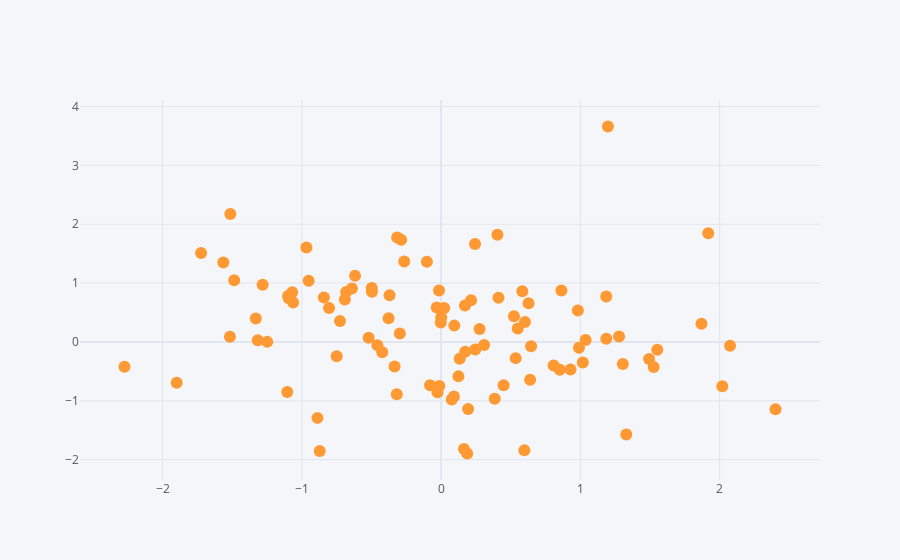

Source (notebook cell):
### Code cell
df.iplot(kind='scatter', x= 'A', y='B', mode='markers')
